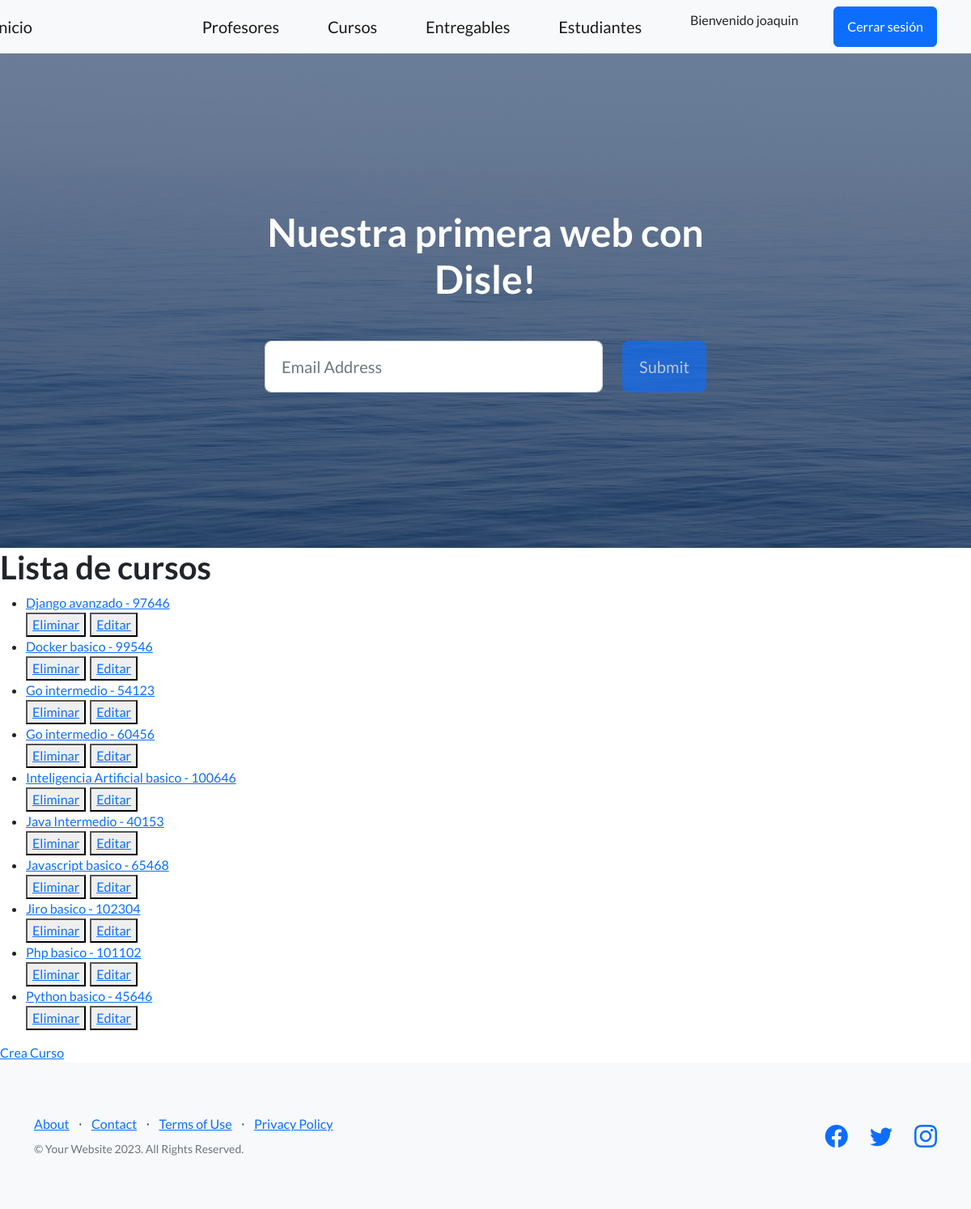
The app's page /app-coder/lista-cursos/ (signed in) with its own data.
### app_coder/models.py (models this page shows)
class Curso(models.Model):
    nombre = models.CharField(max_length=50)
    camada = models.IntegerField()
    def __str__(self):
        return f'{self.nombre} - {self.camada}'
    class Meta():
        verbose_name = 'Course'
        verbose_name_plural = 'My Courses...'
        ordering = ('nombre', 'camada')

### app_coder/views.py (the view)
# urls.py: path('lista-cursos/', CursoList.as_view(), name = "ListaCursos"),
class CursoList(LoginRequiredMixin, ListView):
    model = Curso
    template_name = 'curso_list.html'
    context_object_name = 'cursos'

### app_coder/templates/curso_list.html
{% extends 'padre.html' %}
{% block contenidoquecambia %}
    <h1>Lista de cursos</h1>
    <ul>
        {% for curso in cursos %}
            <li>
                <a href="{% url 'DetalleCurso' curso.id %}">
                {{curso}}
                </a>
            </li>
            <div style="display: flex; column-gap: 5px;">
                <button>
                    <a href="{% url 'EliminaCurso' curso.id %}">Eliminar</a>
                </button>
                <button>
                    <a href="{% url 'ActualizaCurso' curso.id %}">Editar</a>
                </button>
            </div>
        {% endfor %}
    </ul>
    <a href="{% url 'CreaCurso' %}">Crea Curso</a>
{% endblock contenidoquecambia %}

### app_coder/templates/navbar.html
    <nav class="navbar navbar-light bg-light static-top">
        <div class="container">
            <div class="home-button">
                <a class="navbar-brand" href="{% url 'Inicio' %}">Inicio</a>
            </div>
            <a class="navbar-brand" href="{% url 'ListaProfesores' %}">Profesores</a>
            <a class="navbar-brand" href="{% url 'ListaCursos' %}">Cursos</a>
            <a class="navbar-brand" href="{% url 'Entregables' %}">Entregables</a>
            <a class="navbar-brand" href="{% url 'Estudiantes' %}">Estudiantes</a>
            {% if user.is_authenticated %}
                <p>Bienvenido {{user.username}}</p>
                <form action="{% url 'Logout' %}" method="post">{% csrf_token %}
                    <button class="btn btn-primary" type="submit">Cerrar sesión</button>
                </form>
                {% else %}
                <a class="btn btn-primary" href="{% url 'Login' %}">Iniciar Sesion</a>
            {% endif %}
        </div>
    </nav>

### app_coder/static/css/mis_estilos.css (style rules this page uses)
.home-button { padding-right: 150px; margin-left: -50px; }

### records on screen
Curso: nombre+camada "Django avanzado - 97646"
Curso: nombre+camada "Docker basico - 99546"
Curso: nombre+camada "Go intermedio - 54123"
Curso: nombre+camada "Go intermedio - 60456"
Curso: nombre+camada "Inteligencia Artificial basico - 100646"
Curso: nombre+camada "Java Intermedio - 40153"
Curso: nombre+camada "Javascript basico - 65468"
Curso: nombre+camada "Jiro basico - 102304"
Curso: nombre+camada "Php basico - 101102"
Curso: nombre+camada "Python basico - 45646"

### other values on screen
{{ user.username }} "joaquin"
